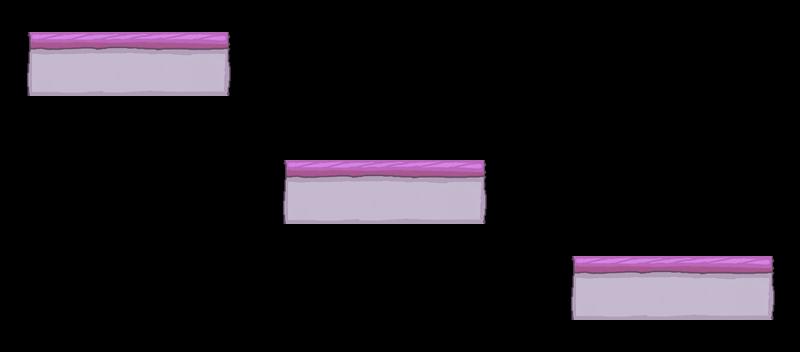

This game map was drawn from its Tiled (.tmx) file and the tilesets committed beside it. A one-line description and the full map source follow:
An orthogonal 25x11 tile map with 32x32 px tiles, 1 tile layer (Map) and 3 objects.

<map version="1.0" tiledversion="1.1.5" orientation="orthogonal" renderorder="right-down" width="25" height="11" tilewidth="32" tileheight="32" infinite="0" nextobjectid="6">
 <tileset firstgid="1" source="../Assets/Tiles/Tiles.tsx" />
 <layer name="Map" width="25" height="11">
  <data encoding="csv">
460,461,462,463,464,465,466,467,0,0,0,0,0,0,0,0,0,0,0,0,0,0,0,0,0,
490,491,492,493,494,495,496,497,0,0,0,0,0,0,0,0,0,0,0,0,0,0,0,0,0,
520,521,522,523,524,525,526,527,0,0,0,0,0,0,0,0,0,0,0,0,0,0,0,0,0,
550,551,552,553,554,555,556,557,0,0,0,0,0,0,0,0,0,0,0,0,0,0,0,0,0,
0,0,0,0,0,0,0,0,460,461,462,463,464,465,466,467,0,0,0,0,0,0,0,0,0,
0,0,0,0,0,0,0,0,490,491,492,493,494,495,496,497,0,0,0,0,0,0,0,0,0,
0,0,0,0,0,0,0,0,520,521,522,523,524,525,526,527,0,0,0,0,0,0,0,0,0,
0,0,0,0,0,0,0,0,550,551,552,553,554,555,556,557,0,460,461,462,463,464,465,466,467,
0,0,0,0,0,0,0,0,0,0,0,0,0,0,0,0,0,490,491,492,493,494,495,496,497,
0,0,0,0,0,0,0,0,0,0,0,0,0,0,0,0,0,520,521,522,523,524,525,526,527,
0,0,0,0,0,0,0,0,0,0,0,0,0,0,0,0,0,550,551,552,553,554,555,556,557
</data>
 </layer>
 <objectgroup name="Collision">
  <object id="1" x="32" y="32" width="192" height="64" />
  <object id="4" x="288" y="160" width="192" height="64" />
  <object id="5" x="576" y="256" width="192" height="64" />
 </objectgroup>
</map>
